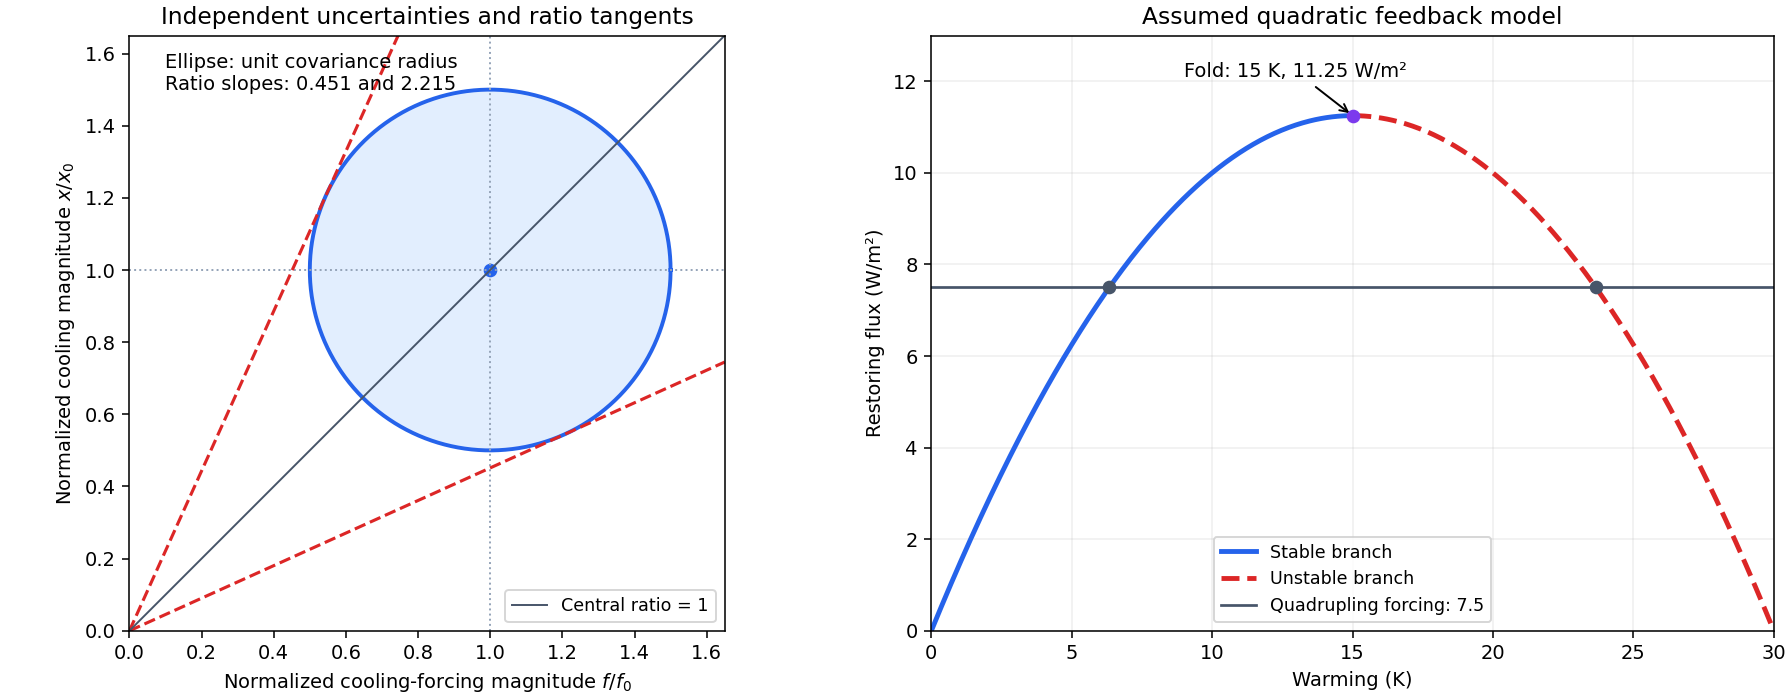

Reproduce this figure in Python.
"""Original climate-model diagrams; Python 3.14, NumPy 2.3.5, Matplotlib 3.10.7."""
from pathlib import Path
import numpy as np
import matplotlib
matplotlib.use('Agg')
import matplotlib.pyplot as plt

fig,axs=plt.subplots(1,2,figsize=(12.8,5),layout='constrained',facecolor='white')
a=axs[0];ang=np.linspace(0,2*np.pi,500);u=1+.5*np.cos(ang);v=1+.5*np.sin(ang);a.fill(u,v,color='#dbeafe',alpha=.8);a.plot(u,v,color='#2563eb',lw=2);a.plot(1,1,'o',color='#2563eb');a.axhline(1,color='#94a3b8',ls=':',lw=1);a.axvline(1,color='#94a3b8',ls=':',lw=1)
ms=np.roots([.75,-2,.75]);xx=np.linspace(0,1.65,500)
for m in sorted(ms):a.plot(xx,m*xx,color='#dc2626',ls='--',lw=1.6)
a.plot(xx,xx,color='#475569',lw=1,label='Central ratio = 1');a.set(xlim=(0,1.65),ylim=(0,1.65),xlabel=r'Normalized cooling-forcing magnitude $f/f_0$',ylabel=r'Normalized cooling magnitude $x/x_0$',title='Independent uncertainties and ratio tangents');a.set_aspect('equal');a.text(.1,1.5,'Ellipse: unit covariance radius\nRatio slopes: 0.451 and 2.215',fontsize=10);a.legend(loc='lower right',fontsize=9)
b=axs[1];t=np.linspace(0,30,600);R=1.5*t-.05*t*t;lo=t<=15;b.plot(t[lo],R[lo],lw=2.5,color='#2563eb',label='Stable branch');b.plot(t[~lo],R[~lo],lw=2.5,color='#dc2626',ls='--',label='Unstable branch');b.axhline(7.5,color='#475569',lw=1.4,label='Quadrupling forcing: 7.5');roots=np.roots([.05,-1.5,7.5]);b.scatter(roots,[7.5,7.5],color='#475569',zorder=4);b.scatter([15],[11.25],color='#7c3aed',zorder=4);b.annotate('Fold: 15 K, 11.25 W/m²',xy=(15,11.25),xytext=(9,12.1),arrowprops=dict(arrowstyle='->'),fontsize=10);b.set(xlim=(0,30),ylim=(0,13),xlabel='Warming (K)',ylabel='Restoring flux (W/m²)',title='Assumed quadratic feedback model');b.legend(loc='lower center',fontsize=9);b.grid(alpha=.2)
fig.savefig(Path.cwd()/Path(__file__).with_suffix('.png').name,dpi=140,facecolor='white')
